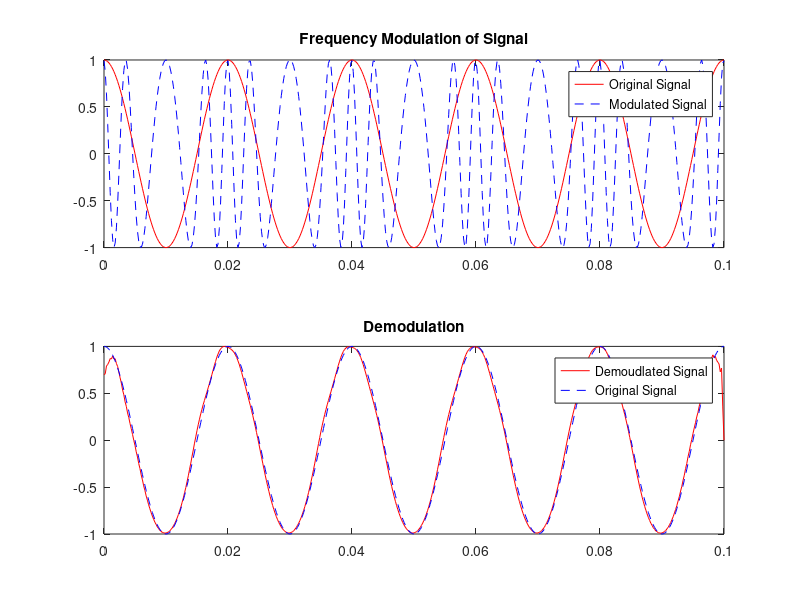

Recreate this plot in MATLAB.
Am = 1;
Ac = 1;
fc = 200;
fm = 50;
fs = 5000;
t = 0:1/fs:0.1;
kf = 100;
delta_f = (kf*Am);
B = delta_f/fm;
x = Am*cos(2*pi*fm*t);
y = Ac*cos((2*pi*fc*t) + (1/fs)*2*pi*kf*cumsum(x));
subplot(2,1,1);
plot(t,x,'r',t,y,'b--');
legend('Original Signal','Modulated Signal');
title('Frequency Modulation of Signal');
subplot(2,1,2);
phase = unwrap(angle(hilbert(y)));
dem = diff(phase)/((2*pi)*(1/fs));
dem = dem-fc;
dem = [dem,0];
dem = dem/max(abs(dem));
plot(t,dem,'r',t,x,'b--');
legend('Demoudlated Signal','Original Signal');
title("Demodulation");